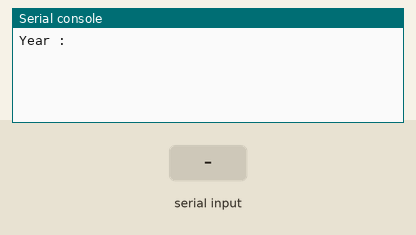
A program run on a simulated MicroPython board. Shown: the last lines printed to the serial console. The test bench sets the inputs (shaded band). The clock reads 2024-03-15 10:24:30 at power-on unless the program sets it.

Above: at 1.2 s.
1.3 s: "tuple" typed at the serial console, then Enter
At 2.1 s:
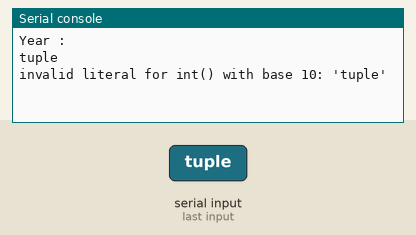
At 3.0 s:
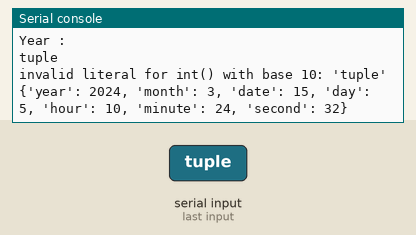

The program:

clock-test.py
```python
from umachine import I2C, Pin
from utime import sleep
from urtc import DS1307

class ClockDS1307:
    def __init__(
        self,
        i2c_number:int,
        pin_scl:int,
        pin_sda:int,
        freq=400000,
        auto_config:bool=False
    )->None:
        self._i2c = I2C(i2c_number, scl=Pin(pin_scl), sda=Pin(pin_sda), freq=freq)
        try:
            self._rtc = DS1307(self._i2c)
            self._now = self._config(auto_config)
            self._rtc.datetime(self._now)
        except (ValueError, ImportError) as e:
            print(e)

    def _config(self, auto_config:bool)->tuple:
        year = int(input("Year : "))
        month = int(input("month (Jan --> 1 , Dec --> 12): "))
        date = int(input("date : "))
        day = int(input("day (1 --> monday , 2 --> Tuesday ... 0 --> Sunday): "))
        hour = int(input("hour (24 Hour format): "))
        minute = int(input("minute : "))
        second = int(input("second : "))
        return (year, month, date, day, hour, minute,second, 0)

    def read_datetime(self, format_return:str='tuple')->tuple:
        if format_return != 'tuple':
            (year,month,date,day,hour,minute,second,p1) = self._rtc.datetime()
            try:
                formats = {
                    'str': f'{year}-{month}-{date}|{hour}:{minute}:{second}',
                    'mapping': {
                        'year': year,
                        'month': month,
                        'date': date,
                        'day': day,
                        'hour': hour,
                        'minute': minute,
                        'second': second
                    }
                }
                return formats[format_return]
            except KeyError:
                return self._rtc.datetime()
        return self._rtc.datetime()

clock = ClockDS1307(0,1,0)

while True:
    sleep(1)
    print(clock.read_datetime('mapping'))
```

Measured:
- after the input at 1.3 s, the serial console: prints a new line at once (image 1)
